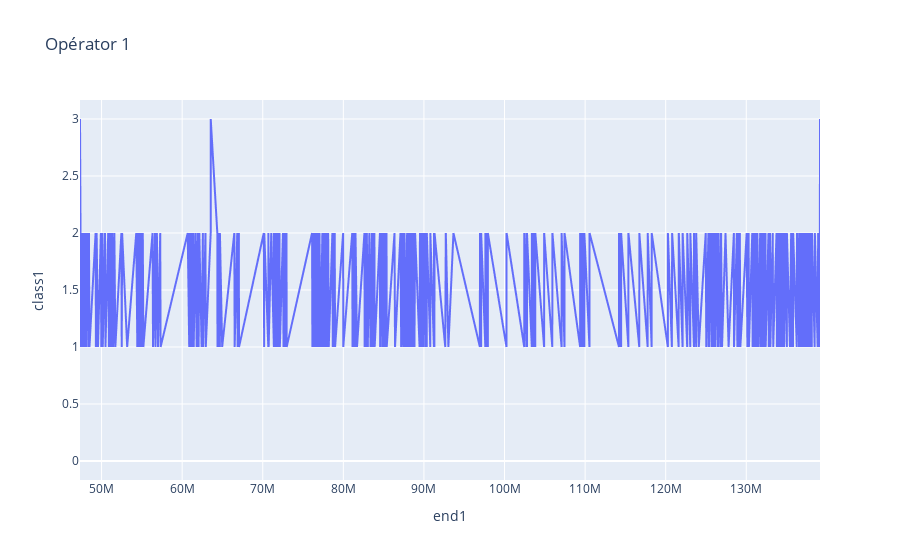

Source (notebook cell):
### Code cell
fig = px.line(dataannall[dataannall['record'] == '105001'], x="end1", y="class1", title='Opérator 1')
fig.show()

### Figure 1 — Plotly figure (JSON) as saved in the notebook; plotly's stock layout.template omitted (floating-point values rounded to 4 significant figures; data arrays with more than 128 entries replaced by an {"elided": "..."} marker saying what was removed)
{"data": [{"hovertemplate": "end1=%{x}<br>class1=%{y}<extra></extra>", "legendgroup": "", "line": {"color": "#636efa", "dash": "solid"}, "mode": "lines", "name": "", "showlegend": false, "type": "scattergl", "x": {"elided": "3495 int values"}, "xaxis": "x", "y": {"elided": "3495 int values"}, "yaxis": "y"}], "layout": {"legend": {"tracegroupgap": 0}, "title": {"text": "Opérator 1"}, "xaxis": {"anchor": "y", "domain": [0, 1], "title": {"text": "end1"}}, "yaxis": {"anchor": "x", "domain": [0, 1], "title": {"text": "class1"}}}}
